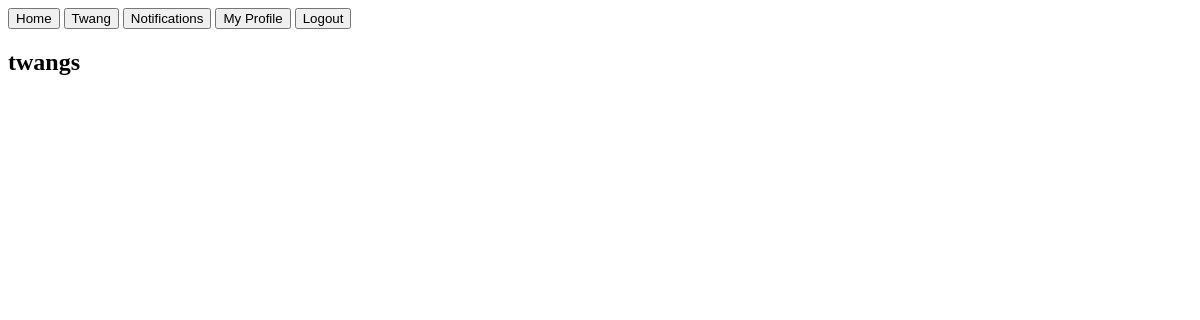
The page /twang/15/ (signed in) on the database as committed earlier.
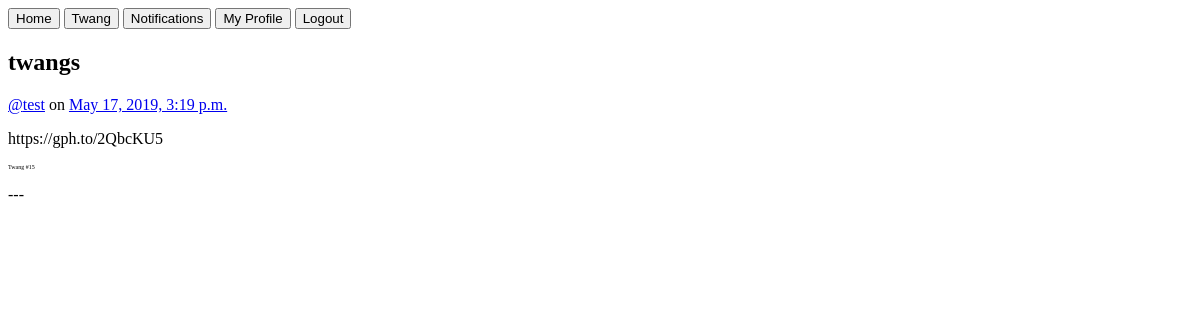
The same page on the database as committed later.
### twango/tweet/models.py (models this page shows)
class Tweet(models.Model):
    user = models.ForeignKey(
        TwitterUser, on_delete=models.CASCADE)
    twang = models.CharField(max_length=140)
    date = models.DateTimeField(default=timezone.now)

### twango/twitteruser/models.py (models this page shows)
class TwitterUser(models.Model):
    username = models.CharField(max_length=50)
    display_name = models.CharField(max_length=50)
    following = models.ManyToManyField("self", symmetrical=False, blank=True)
    user = models.OneToOneField(User, on_delete=models.CASCADE)
    def __str__(self):
        return self.user.username

### twango/tweet/views.py (the view)
# urls.py: path("twang/<int:id>/", twang_view, name="individual")
def twang_view(request, id):
    html = "twangs.html"
    twangs = Tweet.objects.filter(id=id)
    return render(request, html, {"twangs": twangs})

### twango/templates/twangs.html
{% if request.get_full_path == "/twangs/" or "/twang/" in request.get_full_path %}
{% include "navbar.html" %}
{% endif %}
<h2>twangs</h2>
{% for t in twangs %}
<p><a href="/{{ t.user }}/">@{{ t.user }}</a> on <a href="/twang/{{ t.id }}/">{{ t.date }}</a></p>
<p>{{ t.twang }}</p>
<p style="font-size: 6px">Twang #{{ t.id }}</p>
<p>---</p>
{% endfor %}

Rows that differ between the two databases and show on the page:
added Tweet: user "test", date "May 17, 2019, 3:19 p.m.", twang "https://gph.to/2QbcKU5", id "15"
